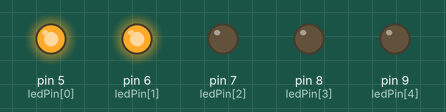
Simulated run of this sketch. Board: Arduino Uno, built with avr-gcc and run on an emulated ATmega328P. Shown: output pins drawn as LEDs (lit = HIGH).

Above: at 0.3 s.
At 1.4 s:
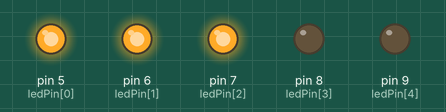
At 3.1 s:
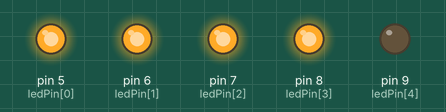
At 5.6 s:
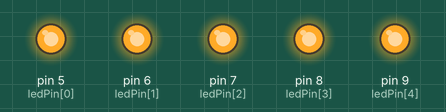
At 8.8 s:
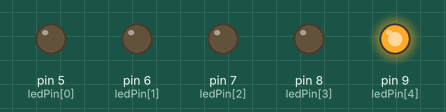
At 10.2 s:
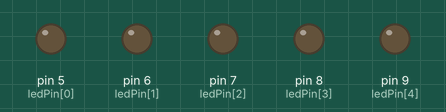
Timing chart, 0 to 14.3 s (numbered marks = the images above):
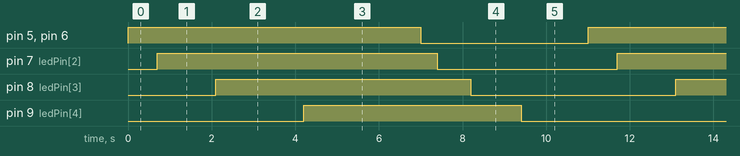

Measured:
- by itself, pin 5 (ledPin[0]), pin 6 (ledPin[1]): alternates HIGH for 7.0 s and LOW for 4.0 s
- by itself, pin 7 (ledPin[2]): alternates HIGH for 6.7 s and LOW for 4.3 s
- by itself, pin 8 (ledPin[3]): alternates HIGH for 6.1 s and LOW for 4.9 s
- by itself, pin 9 (ledPin[4]): alternates HIGH for 5.2 s and LOW for 5.8 s

The sketch:

LED.5PIN.ARRAY.ino
```cpp
// 0,1,2,3,4,5
int ledPin[] = {5, 6, 7, 8, 9};

void setup() {
  // for loop that sets all LED pins to OUTPUT
  for (int i = 0; i < 5; i++) {
    pinMode(ledPin[i], OUTPUT);
  }
}

void loop() {
  for (int i = 0; i < 5; i++) {
    digitalWrite(ledPin[i], HIGH);
    // put your main code here, to run repeatedly:
delay(i * 700);
  }

  for (int i = 0; i < 5; i++) {
    digitalWrite(ledPin[i], LOW);
    delay(i * 400);

  }

}
```
